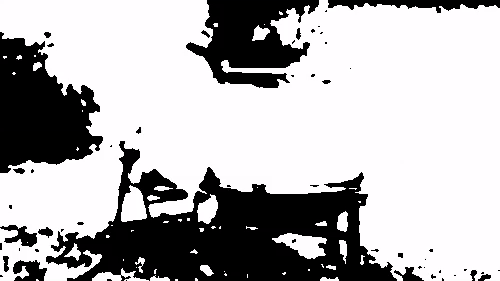
#> input picture frame 2 of ColorAnalysis.mp4, 500 x 281 px, given in place of CTC_FG.028_9_320x240.avi, which was not available
$ python test_asift.py
#> lines starting #> are read from the running program, lines starting #| are printed output that depends on the picture; pictures that were not available may be replaced by others from this repository, and a replacement may not be noted
### Flame-Smoke-Detect-Python-master/Test/common.py
#!/usr/bin/env python

'''
This module contains some common routines used by other samples.
'''

# Python 2/3 compatibility
from __future__ import print_function
import sys
PY3 = sys.version_info[0] == 3

if PY3:
    from functools import reduce

import numpy as np
import cv2

# built-in modules
import os
import itertools as it
from contextlib import contextmanager

image_extensions = ['.bmp', '.jpg', '.jpeg', '.png', '.tif', '.tiff', '.pbm', '.pgm', '.ppm']

class Bunch(object):
    def __init__(self, **kw):
        self.__dict__.update(kw)
    def __str__(self):
        return str(self.__dict__)

# [4 lines left out: function splitfn, not called in this run]

def anorm2(a):
    return (a*a).sum(-1)
def anorm(a):
    return np.sqrt( anorm2(a) )

# [44 lines left out: functions homotrans, to_rect, rect2rect_mtx, lookat, mtx2rvec, draw_str, not called in this run]

class Sketcher:
    # [8 lines left out: function __init__, not called in this run]

    def show(self):
        cv2.imshow(self.windowname, self.dests[0])

    # [13 lines left out: function on_mouse, not called in this run]


# palette data from matplotlib/_cm.py
_jet_data =   {'red':   ((0., 0, 0), (0.35, 0, 0), (0.66, 1, 1), (0.89,1, 1),
                         (1, 0.5, 0.5)),
               'green': ((0., 0, 0), (0.125,0, 0), (0.375,1, 1), (0.64,1, 1),
                         (0.91,0,0), (1, 0, 0)),
               'blue':  ((0., 0.5, 0.5), (0.11, 1, 1), (0.34, 1, 1), (0.65,0, 0),
                         (1, 0, 0))}

cmap_data = { 'jet' : _jet_data }

# [14 lines left out: function make_cmap, not called in this run]

def nothing(*arg, **kw):
    pass

def clock():
    return cv2.getTickCount() / cv2.getTickFrequency()

@contextmanager
def Timer(msg):
    print(msg, '...',)
    start = clock()
    try:
        yield
    finally:
        print("%.2f ms" % ((clock()-start)*1000))

class StatValue:
    def __init__(self, smooth_coef = 0.5):
        self.value = None
        self.smooth_coef = smooth_coef
    # [6 lines left out: function update, not called in this run]

class RectSelector:
    # [30 lines left out: functions __init__, onmouse, draw, not called in this run]
    @property
    def dragging(self):
        return self.drag_rect is not None


# [24 lines left out: functions grouper, mosaic, not called in this run]

def getsize(img):
    h, w = img.shape[:2]
    return w, h

def mdot(*args):
    return reduce(np.dot, args)

# [4 lines left out: function draw_keypoints, not called in this run]

### Flame-Smoke-Detect-Python-master/Test/test_asift.py
#!/usr/bin/env python

'''
根据opencv3.1.0/sample/python/asift.py修改
目的：根据上下帧的对应点检测实现DMHI，检测目标运动方向。未完成。
思路：先提取运动区域，然后提取上下帧的对应点，再对对应点生成DMHI。
完成度：实现了上下帧对应点的检测。
缺陷：对于运动幅度较小的目标，对应点难以确认。

Affine invariant feature-based image matching sample.

This sample is similar to find_obj.py, but uses the affine transformation
space sampling technique, called ASIFT [1]. While the original implementation
is based on SIFT, you can try to use SURF or ORB detectors instead. Homography RANSAC
is used to reject outliers. Threading is used for faster affine sampling.

[1] http://www.ipol.im/pub/algo/my_affine_sift/
'''

# Python 2/3 compatibility
from __future__ import print_function

import numpy as np
import cv2

# built-in modules
import itertools as it
from multiprocessing.pool import ThreadPool

# local modules
from common import Timer

COUNT = 0


def filter_matches(kp1, kp2, matches, ratio=0.75):
    mkp1, mkp2 = [], []
    for m in matches:
        if len(m) == 2 and m[0].distance < m[1].distance * ratio:
            m = m[0]
            mkp1.append(kp1[m.queryIdx])
            mkp2.append(kp2[m.trainIdx])
    p1 = np.float32([kp.pt for kp in mkp1])
    p2 = np.float32([kp.pt for kp in mkp2])
    kp_pairs = zip(mkp1, mkp2)
    return p1, p2, kp_pairs


def explore_match(win, img1, img2, kp_pairs, status=None, H=None):
    h1, w1 = img1.shape[:2]
    h2, w2 = img2.shape[:2]
    vis = np.zeros((max(h1, h2), w1 + w2), np.uint8)
    vis[:h1, :w1] = img1
    vis[:h2, w1:w1 + w2] = img2
    vis = cv2.cvtColor(vis, cv2.COLOR_GRAY2BGR)

    if H is not None:
        corners = np.float32([[0, 0], [w1, 0], [w1, h1], [0, h1]])
        corners = np.int32(cv2.perspectiveTransform(corners.reshape(1, -1, 2), H).reshape(-1, 2) + (w1, 0))
        cv2.polylines(vis, [corners], True, (255, 255, 255))

    if status is None:
        status = np.ones(len(kp_pairs), np.bool_)
    p1, p2 = [], []  # python 2 / python 3 change of zip unpacking
    for kpp in kp_pairs:
        p1.append(np.int32(kpp[0].pt))
        p2.append(np.int32(np.array(kpp[1].pt) + [w1, 0]))

    green = (0, 255, 0)
    red = (0, 0, 255)
    white = (255, 255, 255)
    kp_color = (51, 103, 236)
    for (x1, y1), (x2, y2), inlier in zip(p1, p2, status):
        if inlier:
            col = green
            cv2.circle(vis, (x1, y1), 2, col, -1)
            cv2.circle(vis, (x2, y2), 2, col, -1)
        else:
            col = red
            r = 2
            thickness = 3
            cv2.line(vis, (x1 - r, y1 - r), (x1 + r, y1 + r), col, thickness)
            cv2.line(vis, (x1 - r, y1 + r), (x1 + r, y1 - r), col, thickness)
            cv2.line(vis, (x2 - r, y2 - r), (x2 + r, y2 + r), col, thickness)
            cv2.line(vis, (x2 - r, y2 + r), (x2 + r, y2 - r), col, thickness)
    vis0 = vis.copy()
    for (x1, y1), (x2, y2), inlier in zip(p1, p2, status):
        if inlier:
            cv2.line(vis, (x1, y1), (x2, y2), green)

    cv2.imshow(win, vis)


def affine_skew(tilt, phi, img, mask=None):
    '''
    affine_skew(tilt, phi, img, mask=None) -> skew_img, skew_mask, Ai

    Ai - is an affine transform matrix from skew_img to img
    '''
    h, w = img.shape[:2]
    if mask is None:
        mask = np.zeros((h, w), np.uint8)
        mask[:] = 255
    A = np.float32([[1, 0, 0], [0, 1, 0]])
    if phi != 0.0:
        phi = np.deg2rad(phi)
        s, c = np.sin(phi), np.cos(phi)
        A = np.float32([[c, -s], [s, c]])
        corners = [[0, 0], [w, 0], [w, h], [0, h]]
        tcorners = np.int32(np.dot(corners, A.T))
        x, y, w, h = cv2.boundingRect(tcorners.reshape(1, -1, 2))
        A = np.hstack([A, [[-x], [-y]]])
        img = cv2.warpAffine(img, A, (w, h), flags=cv2.INTER_LINEAR, borderMode=cv2.BORDER_REPLICATE)
    if tilt != 1.0:
        s = 0.8 * np.sqrt(tilt * tilt - 1)
        img = cv2.GaussianBlur(img, (0, 0), sigmaX=s, sigmaY=0.01)
        img = cv2.resize(img, (0, 0), fx=1.0 / tilt, fy=1.0, interpolation=cv2.INTER_NEAREST)
        A[0] /= tilt
    if phi != 0.0 or tilt != 1.0:
        h, w = img.shape[:2]
        mask = cv2.warpAffine(mask, A, (w, h), flags=cv2.INTER_NEAREST)
    Ai = cv2.invertAffineTransform(A)
    return img, mask, Ai


def affine_detect(detector, img, mask=None, pool=None):
    '''
    affine_detect(detector, img, mask=None, pool=None) -> keypoints, descrs

    Apply a set of affine transormations to the image, detect keypoints and
    reproject them into initial image coordinates.
    See http://www.ipol.im/pub/algo/my_affine_sift/ for the details.

    ThreadPool object may be passed to speedup the computation.
    '''
    params = [(1.0, 0.0)]
    for t in 2 ** (0.5 * np.arange(1, 6)):
        for phi in np.arange(0, 180, 72.0 / t):
            params.append((t, phi))

    def f(p):
        t, phi = p
        timg, tmask, Ai = affine_skew(t, phi, img)
        keypoints, descrs = detector.detectAndCompute(timg, tmask)
        for kp in keypoints:
            x, y = kp.pt
            kp.pt = tuple(np.dot(Ai, (x, y, 1)))
        if descrs is None:
            descrs = []
        return keypoints, descrs

    keypoints, descrs = [], []
    if pool is None:
        ires = it.imap(f, params)
    else:
        ires = pool.imap(f, params)

    for i, (k, d) in enumerate(ires):
        print('affine sampling: %d / %d\r' % (i + 1, len(params)), end='')
        keypoints.extend(k)
        descrs.extend(d)

    print()
    return keypoints, np.array(descrs)


if __name__ == '__main__':
    print(__doc__)
    video_src = '/home/stone/Code/FlameSmokeDetect/medias/videos/CTC_FG.028_9_320x240.avi'

    cap = cv2.VideoCapture(video_src)
    fgbg = cv2.createBackgroundSubtractorMOG2(detectShadows=False)
    ret, frame_old = cap.read()
#> frame_old is the input picture: shape (281, 500, 3); mean B, G, R 179.6, 178.1, 179.6
    frame_gray_old = cv2.cvtColor(frame_old, cv2.COLOR_BGR2GRAY)

    cap = cv2.VideoCapture(video_src)
    while True:
        ret, frame = cap.read()
        if frame is None:
            print("Video playback is completed")
            break
        frame_gray = cv2.cvtColor(frame, cv2.COLOR_BGR2GRAY)

        fmask = fgbg.apply(frame)
#> fmask: shape (281, 500); every value is 255
        dilate_kernel = np.ones((8, 8), np.uint8)
        fmask = cv2.medianBlur(fmask, 5)
        fmask_dilate = cv2.dilate(fmask, dilate_kernel, iterations=2)
        frame_and = cv2.bitwise_and(frame_gray, frame_gray, mask=fmask_dilate)

        fmask_old = fgbg.apply(frame_old)
#> fmask_old: shape (281, 500); every value is 0
        fmask_old = cv2.medianBlur(fmask_old, 5)
        fmask_dilate_old = cv2.dilate(fmask_old, dilate_kernel, iterations=2)
        not_fmask_dilate = np.ones_like(fmask_dilate)
        fmask_dilate_old = cv2.bitwise_not(fmask_dilate, fmask_dilate, mask=not_fmask_dilate)
        frame_and_old = cv2.bitwise_not(frame_gray_old, frame_gray_old, mask=fmask_dilate_old)

        detector = cv2.xfeatures2d.SIFT_create()
        norm = cv2.NORM_L2
        matcher = cv2.BFMatcher(norm)

        pool = ThreadPool(processes=cv2.getNumberOfCPUs())
        kp1, desc1 = affine_detect(detector, frame_gray, pool=pool)
#> kp1 = 13985 keypoints; strongest (x, y, size): (32, 171, 2.2), (10, 207, 2.4), (313, 31, 2.4), (216, 25, 2.9)
        kp2, desc2 = affine_detect(detector, frame_gray_old, pool=pool)
#> kp2 has the same summary as kp1
        print('img1 - %d features, img2 - %d features' % (len(kp1), len(kp2)))
#| img1 - 13985 features, img2 - 13985 features


        def match_and_draw(win):
            with Timer('matching'):
                raw_matches = matcher.knnMatch(desc1, trainDescriptors=desc2, k=2)  # 2
            p1, p2, kp_pairs = filter_matches(kp1, kp2, raw_matches)
            if len(p1) >= 4:
                H, status = cv2.findHomography(p1, p2, cv2.RANSAC, 5.0)
                # print('%d / %d  inliers/matched' % (np.sum(status), len(status)))
                # do not draw outliers (there will be a lot of them)
                try:
                    kp_pairs = [kpp for kpp, flag in zip(kp_pairs, status) if flag]
                except:
                    pass
            else:
                H, status = None, None
                print('%d matches found, not enough for homography estimation' % len(p1))

            explore_match(win, frame_and, frame_and_old, kp_pairs, None, H)


        match_and_draw('affine find_obj')
#> in match_and_draw, `raw_matches = matcher.knnMatch(desc1, trainDescriptors=desc2, k=2)`: raw_matches = 13985 matches
#> after the loop in filter_matches, `for m in matches:`: mkp1 has the same summary as kp1 outside filter_matches; mkp2 has the same summary as kp1 outside filter_matches
#> in filter_matches, `p1 = np.float32([kp.pt for kp in mkp1])`: p1 = 13985 pairs, first value -2.5 to 499.6, second value -1.3 to 281.6
#> in filter_matches, `p2 = np.float32([kp.pt for kp in mkp2])`: p2 has the same summary as p1
#> in match_and_draw, `p1, p2, kp_pairs = filter_matches(kp1, kp2, raw_matches)`: p2 has the same summary as p1 in filter_matches
#> in match_and_draw, `H, status = cv2.findHomography(p1, p2, cv2.RANSAC, 5.0)`: H = [[1, -1.92e-15, 7.21e-14], [1.66e-15, 1, -4.07e-13], [9.6e-18, -8.39e-18, 1]]; status = 13985 values from 1 to 1
#> in match_and_draw, `kp_pairs = [kpp for kpp, flag in zip(kp_pairs, status) if flag]`: kp_pairs = 13985 items
#> in explore_match, `vis[:h1, :w1] = img1`:
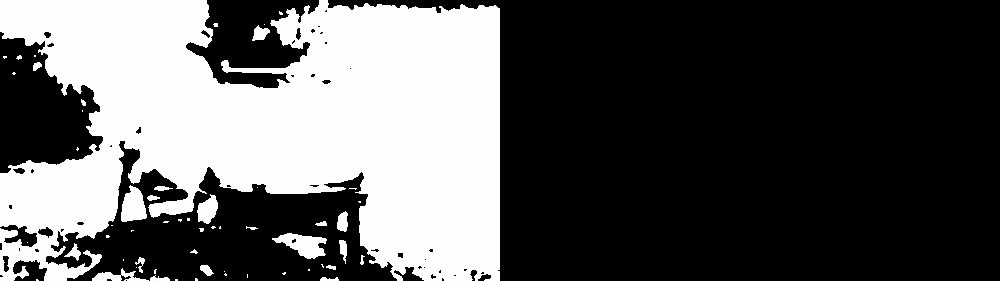
#> vis: shape (281, 1000); min 0, max 255, mean 89.4
#> in explore_match, `vis[:h2, w1:w1 + w2] = img2`:
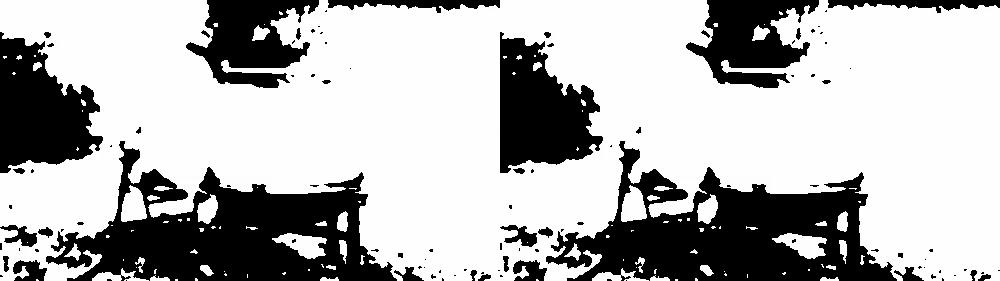
#> vis: shape (281, 1000); min 0, max 255, mean 178.8
#> in explore_match, `corners = np.int32(cv2.perspectiveTransform(corners.reshape(1, -1, 2),..`: corners = [[500, 0], [1000, 0], [1000, 281], [499, 281]]
#> in explore_match, `cv2.polylines(vis, [corners], True, (255, 255, 255))`:
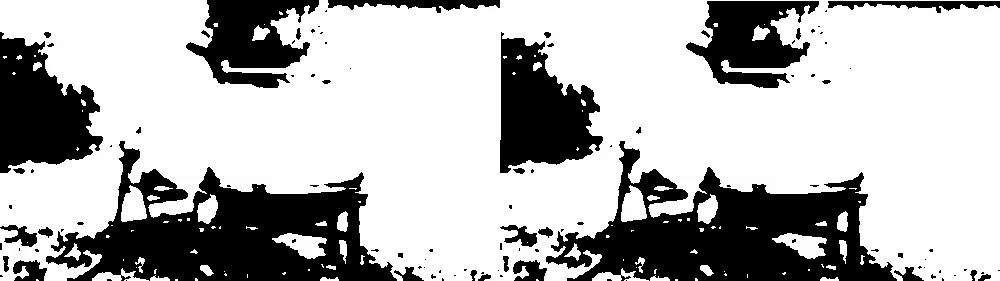
#> vis: shape (281, 1000, 3); min 0, max 255, mean 179.2
#> the loop in explore_match, `for kpp in kp_pairs:` made 13985 passes
#> kpp on passes 1 to 3: 2 keypoints; (x, y, size): (3, 227, 2.2), (3, 227, 2.2), 2 keypoints; (x, y, size): (3, 37, 2.5), (3, 37, 2.5), 2 keypoints; (x, y, size): (3, 37, 2.5), (3, 37, 2.5)
#> after the loop in explore_match, `for kpp in kp_pairs:`: p1 = 13985 pairs, first value -2 to 499, second value -1 to 281; p2 = 13985 pairs, first value 497 to 999, second value -1 to 281
#> the loop in explore_match, `for (x1, y1), (x2, y2), inlier in zip(p1, p2, status):` made 13985 passes
#> (x1, y1, x2, y2) on passes 1 to 12: (2, 227, 502, 227), (3, 37, 503, 37), (3, 37, 503, 37), (4, 244, 504, 244), (4, 56, 504, 56), (4, 56, 504, 56), (5, 258, 505, 258), (5, 258, 505, 258), (7, 240, 507, 240), (9, 34, 509, 34), (10, 206, 510, 206), (10, 275, 510, 275)
#> after the loop in explore_match, `for (x1, y1), (x2, y2), inlier in zip(p1, p2, status):`:
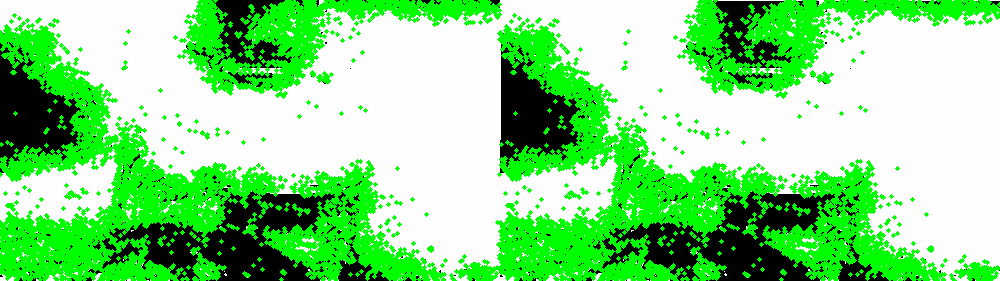
#> vis: shape (281, 1000, 3); mean B, G, R 134.8, 219.1, 134.8
#> the loop in explore_match, `for (x1, y1), (x2, y2), inlier in zip(p1, p2, status):` made 13985 passes
#> after the loop in explore_match, `for (x1, y1), (x2, y2), inlier in zip(p1, p2, status):`:
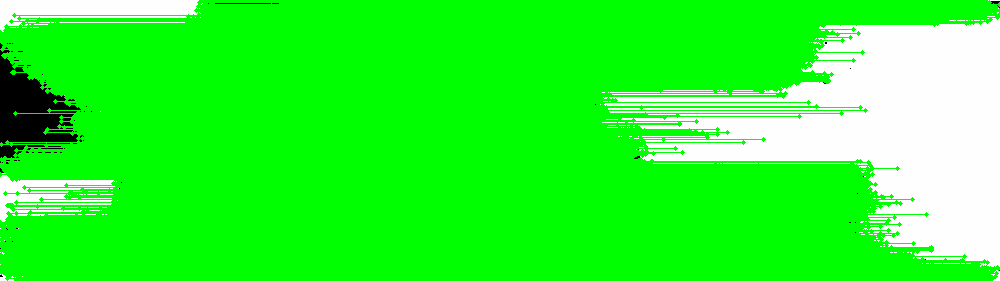
#> vis: shape (281, 1000, 3); mean B, G, R 47.6, 250.4, 47.6
        frame_gray_old = frame_gray
        frame_old = frame

        COUNT += 1
        if cv2.waitKey(10) & 0xFF == 27:
#> (key Esc is pressed here)
            break
    cv2.destroyAllWindows()
    cap.release()

$ run again, starting later in the video
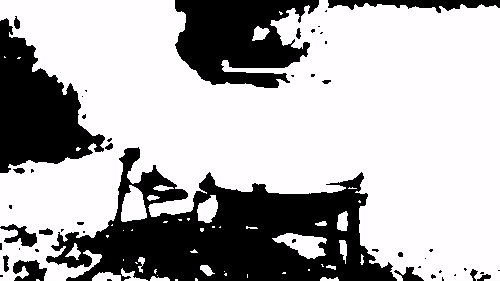
#> input picture frame 11 of ColorAnalysis.mp4, 500 x 281 px, given in place of CTC_FG.028_9_320x240.avi, which was not available
#> frame_old is the input picture: shape (281, 500, 3); mean B, G, R 177.2, 175.8, 177.2
#> fmask: shape (281, 500); every value is 255
#> fmask_old: shape (281, 500); every value is 0
#> kp1 = 13380 keypoints; strongest (x, y, size): (107, 236, 1.9), (188, 219, 1.9), (226, 274, 1.9), (431, 250, 2.2)
#> kp2 has the same summary as kp1
#| img1 - 13380 features, img2 - 13380 features
#> raw_matches = 13380 matches
#> after the loop in filter_matches, `for m in matches:`: mkp1 has the same summary as kp1 outside filter_matches; mkp2 has the same summary as kp1 outside filter_matches
#> in filter_matches, `p1 = np.float32([kp.pt for kp in mkp1])`: p1 = 13380 pairs, first value -2.15 to 499.6, second value -1.2 to 281.5
#> in filter_matches, `p2 = np.float32([kp.pt for kp in mkp2])`: p2 has the same summary as p1
#> in match_and_draw, `p1, p2, kp_pairs = filter_matches(kp1, kp2, raw_matches)`: p2 has the same summary as p1 in filter_matches
#> H = [[1, -4.98e-15, -1.65e-13], [4.39e-15, 1, -1.17e-12], [2.42e-17, -2.34e-17, 1]]; status = 13380 values from 1 to 1
#> kp_pairs = 13380 items
#> in explore_match, `corners = np.int32(cv2.perspectiveTransform(corners.reshape(1, -1, 2),..`: corners = [[499, 0], [1000, 0], [1000, 281], [499, 281]]
#> the loop in explore_match, `for kpp in kp_pairs:` made 13380 passes
#> kpp on passes 1 to 3: 2 keypoints; (x, y, size): (3, 227, 2.4), (3, 227, 2.4), 2 keypoints; (x, y, size): (3, 227, 2.4), (3, 227, 2.4), 2 keypoints; (x, y, size): (6, 258, 3.8), (6, 258, 3.8)
#> after the loop in explore_match, `for kpp in kp_pairs:`: p1 = 13380 pairs, first value -2 to 499, second value -1 to 281; p2 = 13380 pairs, first value 497 to 999, second value -1 to 281
#> the loop in explore_match, `for (x1, y1), (x2, y2), inlier in zip(p1, p2, status):` made 13380 passes
#> (x1, y1, x2, y2) on passes 1 to 8: (2, 227, 502, 227), (2, 227, 502, 227), (5, 258, 505, 258), (5, 258, 505, 258), (6, 20, 506, 20), (6, 20, 506, 20), (6, 170, 506, 170), (6, 20, 506, 20)
#> after the loop in explore_match, `for (x1, y1), (x2, y2), inlier in zip(p1, p2, status):`:
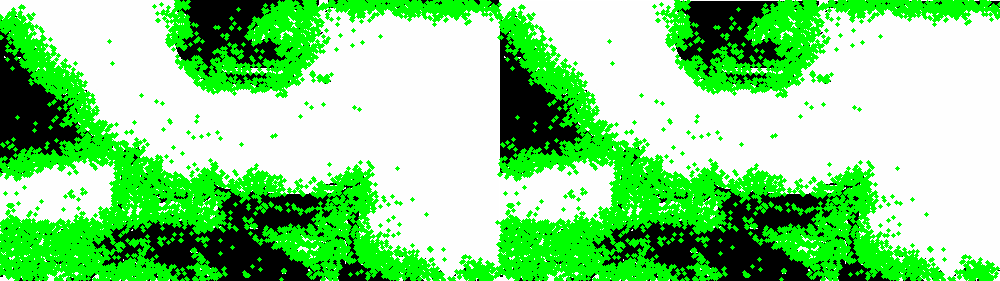
#> vis: shape (281, 1000, 3); mean B, G, R 133.4, 216.5, 133.4
#> the loop in explore_match, `for (x1, y1), (x2, y2), inlier in zip(p1, p2, status):` made 13380 passes
#> after the loop in explore_match, `for (x1, y1), (x2, y2), inlier in zip(p1, p2, status):`:
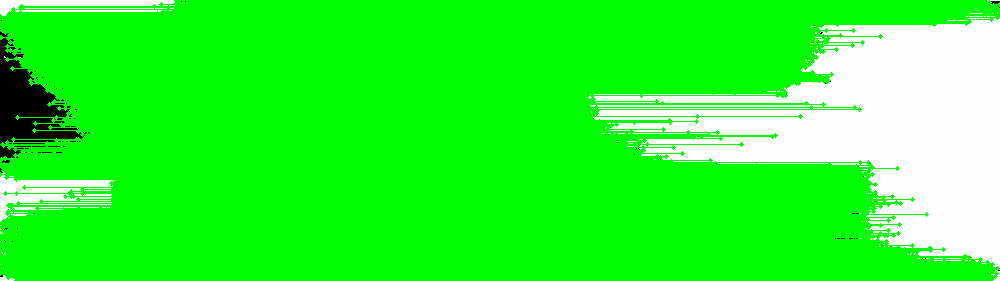
#> vis: shape (281, 1000, 3); mean B, G, R 46.4, 250.6, 46.4

$ run again, starting later in the video
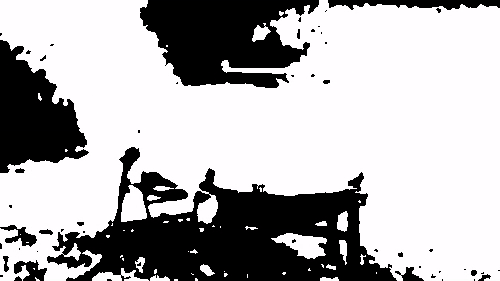
#> input picture frame 20 of ColorAnalysis.mp4, 500 x 281 px, given in place of CTC_FG.028_9_320x240.avi, which was not available
#> frame_old is the input picture: shape (281, 500, 3); mean B, G, R 177.8, 176.4, 177.7
#> fmask: shape (281, 500); every value is 255
#> fmask_old: shape (281, 500); every value is 0
#> kp1 = 13141 keypoints; strongest (x, y, size): (10, 206, 2.1), (66, 150, 1.9), (431, 250, 2.2), (284, 273, 2.2)
#> kp2 has the same summary as kp1
#| img1 - 13141 features, img2 - 13141 features
#> raw_matches = 13141 matches
#> after the loop in filter_matches, `for m in matches:`: mkp1 has the same summary as kp1 outside filter_matches; mkp2 has the same summary as kp1 outside filter_matches
#> in filter_matches, `p1 = np.float32([kp.pt for kp in mkp1])`: p1 = 13141 pairs, first value -1 to 500.1, second value -1.42 to 282
#> in filter_matches, `p2 = np.float32([kp.pt for kp in mkp2])`: p2 has the same summary as p1
#> in match_and_draw, `p1, p2, kp_pairs = filter_matches(kp1, kp2, raw_matches)`: p2 has the same summary as p1 in filter_matches
#> H = [[1, -1.63e-15, 1.9e-13], [8.41e-16, 1, -1.64e-13], [4.68e-18, -6.97e-18, 1]]; status = 13141 values from 1 to 1
#> kp_pairs = 13141 items
#> in explore_match, `corners = np.int32(cv2.perspectiveTransform(corners.reshape(1, -1, 2),..`: corners = [[500, 0], [1000, 0], [1000, 281], [499, 281]]
#> the loop in explore_match, `for kpp in kp_pairs:` made 13141 passes
#> kpp on passes 1 to 3: 2 keypoints; (x, y, size): (4, 244, 3.2), (4, 244, 3.2), 2 keypoints; (x, y, size): (4, 244, 3.2), (4, 244, 3.2), 2 keypoints; (x, y, size): (5, 44, 5.4), (5, 44, 5.4)
#> after the loop in explore_match, `for kpp in kp_pairs:`: p1 = 13141 pairs, first value -1 to 500, second value -1 to 281; p2 = 13141 pairs, first value 498 to 1000, second value -1 to 281
#> the loop in explore_match, `for (x1, y1), (x2, y2), inlier in zip(p1, p2, status):` made 13141 passes
#> (x1, y1, x2, y2) on passes 1 to 8: (3, 243, 503, 243), (3, 243, 503, 243), (4, 44, 504, 44), (6, 268, 506, 268), (6, 170, 506, 170), (6, 170, 506, 170), (6, 170, 506, 170), (8, 240, 508, 240)
#> after the loop in explore_match, `for (x1, y1), (x2, y2), inlier in zip(p1, p2, status):`:
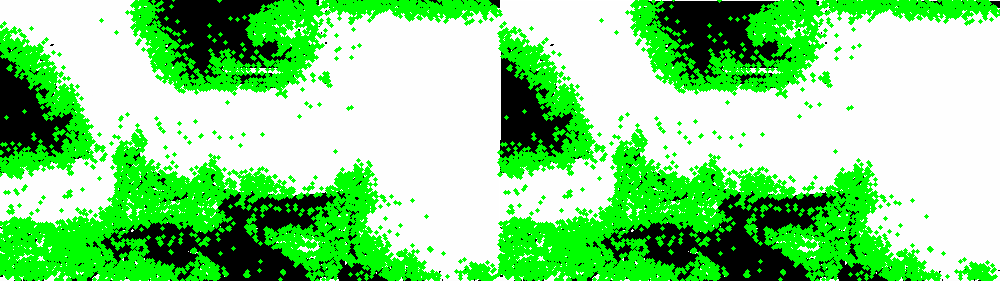
#> vis: shape (281, 1000, 3); mean B, G, R 134.7, 217.4, 134.7
#> the loop in explore_match, `for (x1, y1), (x2, y2), inlier in zip(p1, p2, status):` made 13141 passes
#> after the loop in explore_match, `for (x1, y1), (x2, y2), inlier in zip(p1, p2, status):`:
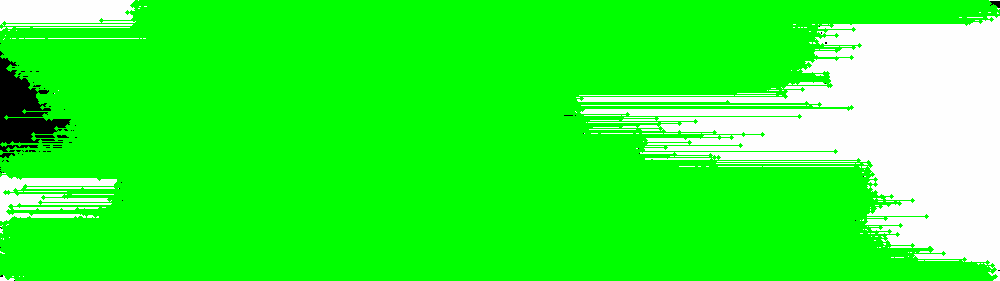
#> vis: shape (281, 1000, 3); mean B, G, R 48.3, 251.6, 48.3
